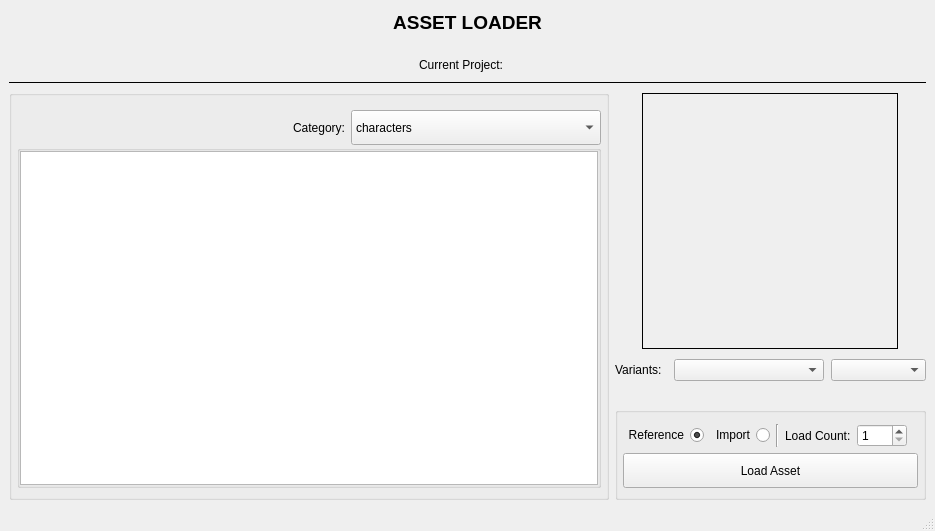
<?xml version="1.0" encoding="UTF-8"?>
<ui version="4.0">
 <class>MainWindow</class>
 <widget class="QMainWindow" name="MainWindow">
  <property name="geometry">
   <rect>
    <x>0</x>
    <y>0</y>
    <width>935</width>
    <height>531</height>
   </rect>
  </property>
  <property name="windowTitle">
   <string>MainWindow</string>
  </property>
  <widget class="QWidget" name="root_widget">
   <layout class="QVBoxLayout" name="verticalLayout_2">
    <property name="topMargin">
     <number>11</number>
    </property>
    <item>
     <widget class="QLabel" name="lbl_tool_title">
      <property name="font">
       <font>
        <pointsize>14</pointsize>
        <weight>75</weight>
        <bold>true</bold>
       </font>
      </property>
      <property name="text">
       <string>ASSET LOADER</string>
      </property>
      <property name="alignment">
       <set>Qt::AlignCenter</set>
      </property>
     </widget>
    </item>
    <item>
     <layout class="QHBoxLayout" name="horizontalLayout_17">
      <property name="bottomMargin">
       <number>0</number>
      </property>
      <item>
       <spacer name="horizontalSpacer_12">
        <property name="orientation">
         <enum>Qt::Horizontal</enum>
        </property>
        <property name="sizeHint" stdset="0">
         <size>
          <width>40</width>
          <height>5</height>
         </size>
        </property>
       </spacer>
      </item>
      <item>
       <widget class="QLabel" name="lbl_tool_version">
        <property name="font">
         <font>
          <pointsize>6</pointsize>
         </font>
        </property>
        <property name="text">
         <string>&lt;version&gt;</string>
        </property>
       </widget>
      </item>
     </layout>
    </item>
    <item>
     <layout class="QHBoxLayout" name="horizontalLayout_5">
      <property name="bottomMargin">
       <number>0</number>
      </property>
      <item>
       <spacer name="horizontalSpacer_3">
        <property name="orientation">
         <enum>Qt::Horizontal</enum>
        </property>
        <property name="sizeHint" stdset="0">
         <size>
          <width>40</width>
          <height>20</height>
         </size>
        </property>
       </spacer>
      </item>
      <item>
       <widget class="QLabel" name="lbl_project_title">
        <property name="text">
         <string>Current Project:</string>
        </property>
        <property name="alignment">
         <set>Qt::AlignRight|Qt::AlignTrailing|Qt::AlignVCenter</set>
        </property>
       </widget>
      </item>
      <item>
       <widget class="QLabel" name="lbl_current_project">
        <property name="text">
         <string>&lt;project&gt;</string>
        </property>
       </widget>
      </item>
      <item>
       <spacer name="horizontalSpacer_4">
        <property name="orientation">
         <enum>Qt::Horizontal</enum>
        </property>
        <property name="sizeHint" stdset="0">
         <size>
          <width>40</width>
          <height>20</height>
         </size>
        </property>
       </spacer>
      </item>
     </layout>
    </item>
    <item>
     <widget class="Line" name="line_4">
      <property name="frameShadow">
       <enum>QFrame::Plain</enum>
      </property>
      <property name="orientation">
       <enum>Qt::Horizontal</enum>
      </property>
     </widget>
    </item>
    <item>
     <layout class="QHBoxLayout" name="horizontalLayout">
      <property name="rightMargin">
       <number>0</number>
      </property>
      <item>
       <widget class="QGroupBox" name="grpBox_assets">
        <property name="minimumSize">
         <size>
          <width>600</width>
          <height>0</height>
         </size>
        </property>
        <property name="title">
         <string/>
        </property>
        <layout class="QVBoxLayout" name="verticalLayout_4">
         <property name="spacing">
          <number>0</number>
         </property>
         <property name="leftMargin">
          <number>5</number>
         </property>
         <property name="rightMargin">
          <number>5</number>
         </property>
         <item>
          <widget class="QWidget" name="categories_size_constraint" native="true">
           <property name="sizePolicy">
            <sizepolicy hsizetype="Preferred" vsizetype="Fixed">
             <horstretch>0</horstretch>
             <verstretch>0</verstretch>
            </sizepolicy>
           </property>
           <property name="maximumSize">
            <size>
             <width>16777215</width>
             <height>40</height>
            </size>
           </property>
           <layout class="QVBoxLayout" name="verticalLayout_6">
            <property name="leftMargin">
             <number>0</number>
            </property>
            <property name="topMargin">
             <number>5</number>
            </property>
            <property name="rightMargin">
             <number>0</number>
            </property>
            <property name="bottomMargin">
             <number>0</number>
            </property>
            <item>
             <layout class="QHBoxLayout" name="horizontalLayout_12">
              <item>
               <widget class="QLabel" name="lbl_categories">
                <property name="sizePolicy">
                 <sizepolicy hsizetype="MinimumExpanding" vsizetype="Fixed">
                  <horstretch>0</horstretch>
                  <verstretch>0</verstretch>
                 </sizepolicy>
                </property>
                <property name="maximumSize">
                 <size>
                  <width>16777215</width>
                  <height>35</height>
                 </size>
                </property>
                <property name="text">
                 <string>Category:</string>
                </property>
                <property name="alignment">
                 <set>Qt::AlignRight|Qt::AlignTrailing|Qt::AlignVCenter</set>
                </property>
               </widget>
              </item>
              <item>
               <widget class="QComboBox" name="cbo_categories">
                <property name="minimumSize">
                 <size>
                  <width>250</width>
                  <height>35</height>
                 </size>
                </property>
                <property name="maximumSize">
                 <size>
                  <width>16777215</width>
                  <height>35</height>
                 </size>
                </property>
                <property name="currentIndex">
                 <number>1</number>
                </property>
                <item>
                 <property name="text">
                  <string>assembled</string>
                 </property>
                </item>
                <item>
                 <property name="text">
                  <string>characters</string>
                 </property>
                </item>
                <item>
                 <property name="text">
                  <string>creatures</string>
                 </property>
                </item>
                <item>
                 <property name="text">
                  <string>environments</string>
                 </property>
                </item>
                <item>
                 <property name="text">
                  <string>fx</string>
                 </property>
                </item>
                <item>
                 <property name="text">
                  <string>gami</string>
                 </property>
                </item>
                <item>
                 <property name="text">
                  <string>props</string>
                 </property>
                </item>
                <item>
                 <property name="text">
                  <string>vehicles</string>
                 </property>
                </item>
               </widget>
              </item>
             </layout>
            </item>
           </layout>
          </widget>
         </item>
         <item>
          <widget class="QGroupBox" name="grpBox_previews">
           <property name="title">
            <string/>
           </property>
           <layout class="QVBoxLayout" name="verticalLayout_7">
            <property name="spacing">
             <number>5</number>
            </property>
            <property name="leftMargin">
             <number>0</number>
            </property>
            <property name="topMargin">
             <number>0</number>
            </property>
            <property name="rightMargin">
             <number>0</number>
            </property>
            <property name="bottomMargin">
             <number>0</number>
            </property>
            <item>
             <widget class="QListWidget" name="list_asset_previews">
              <property name="autoScrollMargin">
               <number>16</number>
              </property>
              <property name="resizeMode">
               <enum>QListView::Adjust</enum>
              </property>
              <property name="spacing">
               <number>5</number>
              </property>
              <property name="uniformItemSizes">
               <bool>true</bool>
              </property>
             </widget>
            </item>
           </layout>
          </widget>
         </item>
        </layout>
       </widget>
      </item>
      <item>
       <layout class="QVBoxLayout" name="verticalLayout_15">
        <property name="spacing">
         <number>7</number>
        </property>
        <property name="topMargin">
         <number>0</number>
        </property>
        <property name="rightMargin">
         <number>0</number>
        </property>
        <property name="bottomMargin">
         <number>0</number>
        </property>
        <item>
         <layout class="QVBoxLayout" name="verticalLayout_5">
          <property name="topMargin">
           <number>0</number>
          </property>
          <property name="bottomMargin">
           <number>0</number>
          </property>
          <item>
           <layout class="QHBoxLayout" name="horizontalLayout_4">
            <property name="topMargin">
             <number>3</number>
            </property>
            <property name="bottomMargin">
             <number>3</number>
            </property>
            <item>
             <spacer name="horizontalSpacer_2">
              <property name="orientation">
               <enum>Qt::Horizontal</enum>
              </property>
              <property name="sizeHint" stdset="0">
               <size>
                <width>40</width>
                <height>20</height>
               </size>
              </property>
             </spacer>
            </item>
            <item>
             <widget class="QLabel" name="lbl_variation_preview">
              <property name="minimumSize">
               <size>
                <width>256</width>
                <height>256</height>
               </size>
              </property>
              <property name="maximumSize">
               <size>
                <width>256</width>
                <height>256</height>
               </size>
              </property>
              <property name="frameShape">
               <enum>QFrame::Box</enum>
              </property>
              <property name="text">
               <string/>
              </property>
             </widget>
            </item>
            <item>
             <spacer name="horizontalSpacer_5">
              <property name="orientation">
               <enum>Qt::Horizontal</enum>
              </property>
              <property name="sizeHint" stdset="0">
               <size>
                <width>40</width>
                <height>20</height>
               </size>
              </property>
             </spacer>
            </item>
           </layout>
          </item>
          <item>
           <layout class="QHBoxLayout" name="horizontalLayout_2">
            <property name="bottomMargin">
             <number>0</number>
            </property>
            <item>
             <widget class="QLabel" name="lbl_variants">
              <property name="maximumSize">
               <size>
                <width>55</width>
                <height>16777215</height>
               </size>
              </property>
              <property name="text">
               <string>Variants:</string>
              </property>
             </widget>
            </item>
            <item>
             <widget class="QComboBox" name="cbo_variations">
              <property name="minimumSize">
               <size>
                <width>150</width>
                <height>0</height>
               </size>
              </property>
             </widget>
            </item>
            <item>
             <widget class="QComboBox" name="cbo_versions">
              <property name="minimumSize">
               <size>
                <width>95</width>
                <height>0</height>
               </size>
              </property>
              <property name="maximumSize">
               <size>
                <width>95</width>
                <height>16777215</height>
               </size>
              </property>
             </widget>
            </item>
           </layout>
          </item>
         </layout>
        </item>
        <item>
         <spacer name="verticalSpacer">
          <property name="orientation">
           <enum>Qt::Vertical</enum>
          </property>
          <property name="sizeHint" stdset="0">
           <size>
            <width>20</width>
            <height>40</height>
           </size>
          </property>
         </spacer>
        </item>
        <item>
         <widget class="QGroupBox" name="grpBox_details">
          <property name="title">
           <string/>
          </property>
          <layout class="QVBoxLayout" name="verticalLayout_3">
           <property name="leftMargin">
            <number>5</number>
           </property>
           <property name="topMargin">
            <number>11</number>
           </property>
           <property name="rightMargin">
            <number>5</number>
           </property>
           <item>
            <layout class="QHBoxLayout" name="horizontalLayout_18">
             <property name="rightMargin">
              <number>0</number>
             </property>
             <item>
              <widget class="QRadioButton" name="radio_reference">
               <property name="layoutDirection">
                <enum>Qt::RightToLeft</enum>
               </property>
               <property name="text">
                <string>Reference</string>
               </property>
               <property name="checked">
                <bool>true</bool>
               </property>
               <attribute name="buttonGroup">
                <string notr="true">btnGrp_import_type</string>
               </attribute>
              </widget>
             </item>
             <item>
              <widget class="QRadioButton" name="radio_import">
               <property name="layoutDirection">
                <enum>Qt::RightToLeft</enum>
               </property>
               <property name="text">
                <string>Import</string>
               </property>
               <property name="checked">
                <bool>false</bool>
               </property>
               <attribute name="buttonGroup">
                <string notr="true">btnGrp_import_type</string>
               </attribute>
              </widget>
             </item>
             <item>
              <widget class="Line" name="line_2">
               <property name="orientation">
                <enum>Qt::Vertical</enum>
               </property>
              </widget>
             </item>
             <item>
              <widget class="QLabel" name="lbl_load_count">
               <property name="text">
                <string>Load Count:</string>
               </property>
              </widget>
             </item>
             <item>
              <widget class="QSpinBox" name="spin_load_count">
               <property name="minimumSize">
                <size>
                 <width>50</width>
                 <height>0</height>
                </size>
               </property>
               <property name="minimum">
                <number>1</number>
               </property>
               <property name="maximum">
                <number>20</number>
               </property>
              </widget>
             </item>
             <item>
              <spacer name="horizontalSpacer">
               <property name="orientation">
                <enum>Qt::Horizontal</enum>
               </property>
               <property name="sizeHint" stdset="0">
                <size>
                 <width>40</width>
                 <height>20</height>
                </size>
               </property>
              </spacer>
             </item>
            </layout>
           </item>
           <item>
            <widget class="QPushButton" name="btn_load_asset">
             <property name="minimumSize">
              <size>
               <width>0</width>
               <height>35</height>
              </size>
             </property>
             <property name="text">
              <string>Load Asset</string>
             </property>
            </widget>
           </item>
          </layout>
         </widget>
        </item>
       </layout>
      </item>
     </layout>
    </item>
   </layout>
  </widget>
  <widget class="QStatusBar" name="statusbar"/>
 </widget>
 <resources/>
 <connections/>
 <buttongroups>
  <buttongroup name="btnGrp_import_type"/>
 </buttongroups>
</ui>
